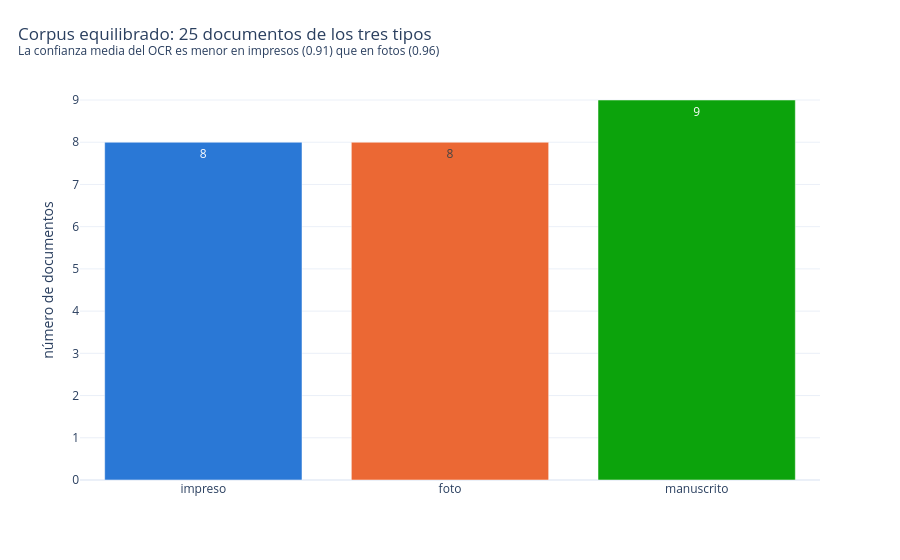

The cell this chart's notebook holds for it:
### Code cell
# 1) Documentos por tipo, con la confianza media del OCR
por_tipo = (docs_validos.groupby("tipo")
            .agg(documentos=("id", "count"), confianza=("confianza_media", "mean"))
            .reindex(ORDEN_TIPO).reset_index())
peor = por_tipo.sort_values("confianza").iloc[0]
mejor = por_tipo.sort_values("confianza").iloc[-1]
fig = px.bar(por_tipo, x="tipo", y="documentos", color="tipo", color_discrete_map=COLORES, text="documentos",
             hover_data={"confianza": ":.2f"},
             title=(f"Corpus equilibrado: {len(docs_validos)} documentos de los tres tipos<br>"
                    f"<sup>La confianza media del OCR es menor en {peor.tipo}s ({peor.confianza:.2f}) "
                    f"que en {mejor.tipo}s ({mejor.confianza:.2f})</sup>"))
fig.update_layout(showlegend=False, yaxis_title="número de documentos", xaxis_title="")
mostrar(fig)

### Figure 1 — Plotly figure (JSON) as saved in the notebook; plotly's stock layout.template omitted (floating-point values rounded to 4 significant figures)
{"data": [{"customdata": [[0.9145]], "hovertemplate": "tipo=%{x}<br>documentos=%{text}<br>confianza=%{customdata[0]:.2f}<extra></extra>", "legendgroup": "impreso", "marker": {"color": "#2a78d6", "pattern": {"shape": ""}}, "name": "impreso", "orientation": "v", "showlegend": true, "text": [8.0], "textposition": "auto", "type": "bar", "x": ["impreso"], "xaxis": "x", "y": [8], "yaxis": "y"}, {"customdata": [[0.9631]], "hovertemplate": "tipo=%{x}<br>documentos=%{text}<br>confianza=%{customdata[0]:.2f}<extra></extra>", "legendgroup": "foto", "marker": {"color": "#eb6834", "pattern": {"shape": ""}}, "name": "foto", "orientation": "v", "showlegend": true, "text": [8.0], "textposition": "auto", "type": "bar", "x": ["foto"], "xaxis": "x", "y": [8], "yaxis": "y"}, {"customdata": [[0.9328]], "hovertemplate": "tipo=%{x}<br>documentos=%{text}<br>confianza=%{customdata[0]:.2f}<extra></extra>", "legendgroup": "manuscrito", "marker": {"color": "#0ca30c", "pattern": {"shape": ""}}, "name": "manuscrito", "orientation": "v", "showlegend": true, "text": [9.0], "textposition": "auto", "type": "bar", "x": ["manuscrito"], "xaxis": "x", "y": [9], "yaxis": "y"}], "layout": {"barmode": "relative", "legend": {"title": {"text": "tipo"}, "tracegroupgap": 0}, "margin": {"t": 80}, "showlegend": false, "title": {"text": "Corpus equilibrado: 25 documentos de los tres tipos<br><sup>La confianza media del OCR es menor en impresos (0.91) que en fotos (0.96)</sup>", "x": 0.02}, "xaxis": {"anchor": "y", "categoryarray": ["impreso", "foto", "manuscrito"], "categoryorder": "array", "domain": [0, 1], "title": {"text": ""}}, "yaxis": {"anchor": "x", "domain": [0, 1], "title": {"text": "número de documentos"}}}}
